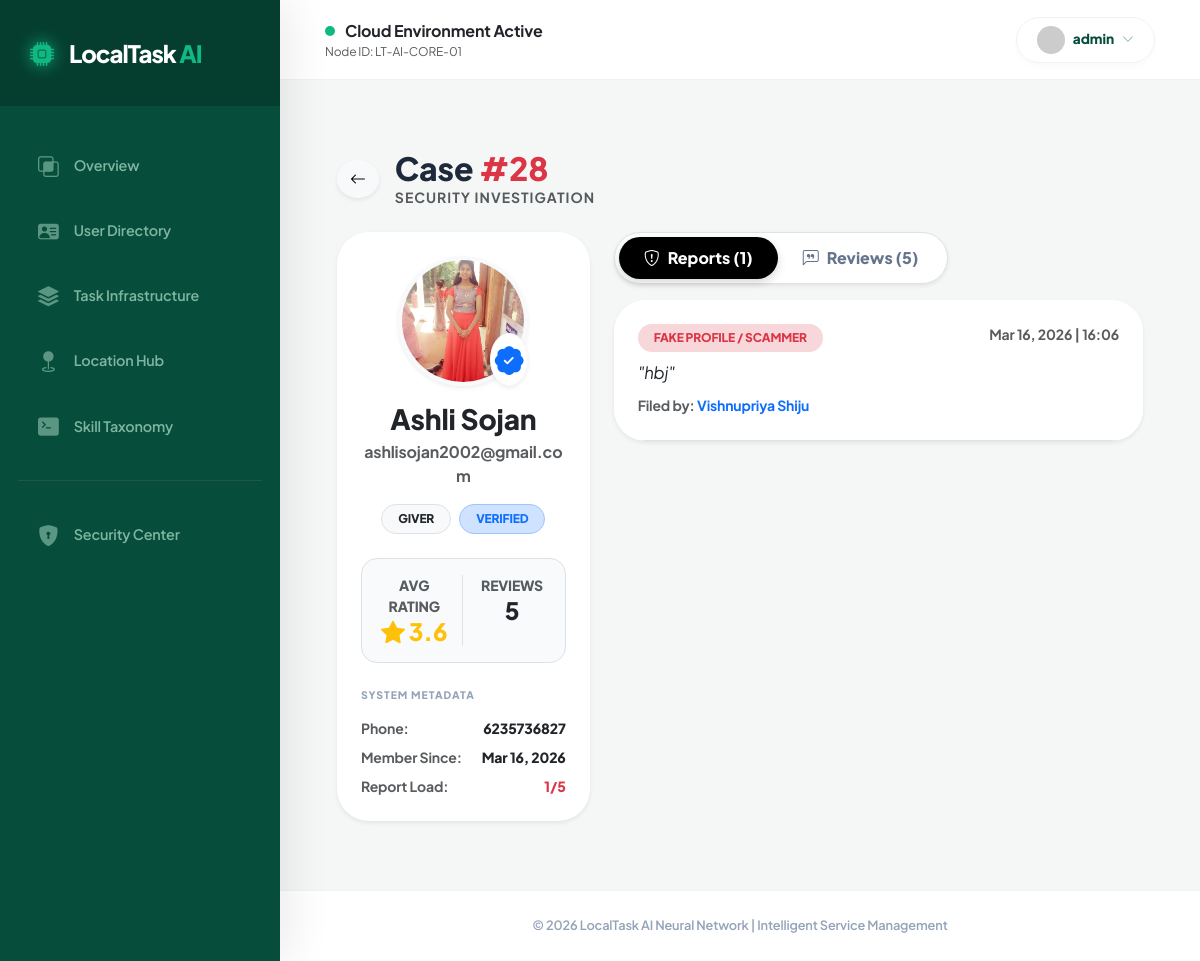
Screenshot of /admin-panel/investigate/28/ (signed in) with the database file from the repository.
### accounts/models.py (models this page shows, shortened)
class User(AbstractUser):
    name = models.CharField(max_length=100)
    email = models.EmailField(unique=True)
    phone = models.CharField(max_length=15)
    ROLE_CHOICES = (
        ('giver', 'Giver'),
        ('doer', 'Doer'),
        ('admin', 'Admin'),
    )
    role = models.CharField(max_length=10, choices=ROLE_CHOICES)
    adhar_photo = models.ImageField(upload_to='adhar_photos/', null=True, blank=True)
    photo = models.ImageField(upload_to='profile_photos/', null=True, blank=True)
    certificate_file = models.FileField(upload_to='certificates/', null=True, blank=True)
    verification_attempts = models.IntegerField(default=0)
    approval_status = models.CharField(max_length=20, default='pending')
    status = models.CharField(max_length=20, default='Active')
    verification_live_photo = models.ImageField(
    upload_to='verification/live_photos/',
    null=True,
    blank=True
)
    USERNAME_FIELD = 'email'
    REQUIRED_FIELDS = ['username', 'name']

class UserReport(models.Model):
    REPORT_REASONS = [
        ('fake', 'Fake Profile / Scammer'),
        ('harassment', 'Harassment or Rude Behavior'),
        ('payment', 'Payment Issues'),
        ('quality', 'Poor Work Quality / No Show'),
        ('no_show', 'Did Not Do/Finish Task'),
        ('other', 'Other'),
    ]
    reporter = models.ForeignKey(settings.AUTH_USER_MODEL, on_delete=models.CASCADE, related_name='reports_filed')
    reported_user = models.ForeignKey(settings.AUTH_USER_MODEL, on_delete=models.CASCADE, related_name='reports_received')
    reason = models.CharField(max_length=20, choices=REPORT_REASONS)
    description = models.TextField()
    created_at = models.DateTimeField(auto_now_add=True)
    is_resolved = models.BooleanField(default=False)

### adminpanel/views.py (the view, shortened to what this page needs)
# urls.py: path('investigate/<int:user_id>/', views.admin_investigate_user, name='admin_investigate_user'),
@login_required
@never_cache
@user_passes_test(is_admin)
def admin_investigate_user(request, user_id):
    target_user = get_object_or_404(User, id=user_id)
    reports = UserReport.objects.filter(reported_user=target_user).select_related('reporter').order_by('-created_at')
    reviews = Review.objects.filter(reviewee=target_user).select_related('reviewer').order_by('-created_at')
    stats = reviews.aggregate(
        avg=Avg('rating'),
        count=Count('id')
    )
    return render(request, 'adminpanel/investigate_user.html', {
        'target_user': target_user,
        'reports': reports,
        'report_count': reports.count(),
        'reviews': reviews,                         # Added this
        'avg_rating': stats['avg'] or 0,           # Added this
        'total_reviews': stats['count'] or 0       # Added this
    })

### adminpanel/views.py (called while the page is built)
def is_admin(user):
    return user.is_superuser

### adminpanel/templates/adminpanel/investigate_user.html (shortened to what this page needs)
{% extends 'adminpanel/base_admin.html' %}
{% block content %}
<link rel="stylesheet" href="https://cdnjs.cloudflare.com/ajax/libs/animate.css/4.1.1/animate.min.css"/>
<div class="container-fluid py-4 animate__animated animate__fadeIn">
    <div class="d-flex justify-content-between align-items-center mb-4">
        <div class="d-flex align-items-center">
            <a href="{% url 'admin_report_center' %}" class="btn btn-light rounded-circle me-3 shadow-sm transition"><i class="bi bi-arrow-left"></i></a>
            <div>
                <h2 class="fw-900 mb-0">Case <span class="text-danger">#{{ target_user.id }}</span></h2>
                <p class="text-muted small fw-bold mb-0 text-uppercase ls-1">Security Investigation</p>
            </div>
        </div>
    </div>
    <div class="row g-4">
        <div class="col-lg-4">
            <div class="card border-0 shadow-sm rounded-5 p-4 text-center bg-white h-100">
                <div class="position-relative d-inline-block mx-auto mb-3">
                    {% if target_user.photo %}
                        <img src="{{ target_user.photo.url }}" class="rounded-circle border border-4 border-light shadow-sm" width="130" height="130" style="object-fit: cover;">
                    {% else %}
                        <div class="rounded-circle bg-dark text-white d-flex align-items-center justify-content-center shadow-sm" style="width: 130px; height: 130px; font-size: 3.5rem; font-weight: 900;">
                            {{ target_user.name|slice:":1" }}
                        </div>
                    {% endif %}
                    {% if target_user.approval_status == 'Accepted' %}
                        <span class="position-absolute bottom-0 end-0 bg-white rounded-circle p-1 shadow-sm border border-light" title="Identity Verified">
                            <i class="bi bi-patch-check-fill text-primary" style="font-size: 1.8rem;"></i>
                        </span>
                    {% endif %}
                </div>
                <h3 class="fw-900 mb-1 text-dark">{{ target_user.name }}</h3>
                <p class="text-muted fw-bold mb-3">{{ target_user.email }}</p>
                <div class="d-flex justify-content-center gap-2 mb-4">
                    <span class="badge bg-light text-dark border rounded-pill px-3 py-2 fw-800 small">{{ target_user.role|upper }}</span>
                    {% if target_user.approval_status == 'Accepted' %}
                        <span class="badge bg-primary-subtle text-primary border border-primary-subtle rounded-pill px-3 py-2 fw-800 small">VERIFIED</span>
                    {% endif %}
                </div>
                <div class="bg-light-faint rounded-4 p-3 mb-4 border">
                    <div class="row text-center">
                        <div class="col-6 border-end">
                            <div class="small fw-800 text-muted text-uppercase">Avg Rating</div>
                            <div class="h4 fw-900 mb-0 text-warning"><i class="bi bi-star-fill me-1"></i>{{ avg_rating|floatformat:1 }}</div>
                        </div>
                        <div class="col-6">
                            <div class="small fw-800 text-muted text-uppercase">Reviews</div>
                            <div class="h4 fw-900 mb-0 text-dark">{{ total_reviews }}</div>
                        </div>
                    </div>
                </div>
                <div class="text-start">
                    <label class="text-muted-ls fw-800 text-uppercase mb-3 d-block">System Metadata</label>
                    <div class="d-flex justify-content-between mb-2">
                        <span class="text-muted fw-bold small">Phone:</span>
                        <span class="fw-800 text-dark small">{{ target_user.phone|default:"N/A" }}</span>
                    </div>
                    <div class="d-flex justify-content-between mb-2">
                        <span class="text-muted fw-bold small">Member Since:</span>
                        <span class="fw-800 text-dark small">{{ target_user.date_joined|date:"M d, Y" }}</span>
                    </div>
                    <div class="d-flex justify-content-between">
                        <span class="text-muted fw-bold text-danger small">Report Load:</span>
                        <span class="text-danger fw-900 small">{{ report_count }}/5</span>
                    </div>
                </div>
            </div>
        </div>
        <div class="col-lg-8">
            <ul class="nav nav-pills custom-pills mb-3 p-1 bg-white rounded-pill shadow-sm d-inline-flex border" id="pills-tab" role="tablist">
                <li class="nav-item" role="presentation">
                    <button class="nav-link active rounded-pill fw-800 px-4" id="pills-reports-tab" data-bs-toggle="pill" data-bs-target="#pills-reports" type="button" role="tab">
                        <i class="bi bi-shield-exclamation me-2"></i>Reports ({{ reports.count }})
                    </button>
                </li>
                <li class="nav-item" role="presentation">
                    <button class="nav-link rounded-pill fw-800 px-4" id="pills-reviews-tab" data-bs-toggle="pill" data-bs-target="#pills-reviews" type="button" role="tab">
                        <i class="bi bi-chat-left-quote me-2"></i>Reviews ({{ reviews.count }})
                    </button>
                </li>
            </ul>
            <div class="tab-content" id="pills-tabContent">
                <div class="tab-pane fade show active" id="pills-reports" role="tabpanel">
                    <div class="card border-0 shadow-sm rounded-5 bg-white overflow-hidden">
                        <div class="list-group list-group-flush">
                            {% for report in reports %}
                            <div class="list-group-item p-4 border-bottom transition-hover">
                                <div class="d-flex justify-content-between align-items-start mb-2">
                                    <span class="badge bg-danger-subtle text-danger rounded-pill px-3 py-2 fw-800 small text-uppercase">
                                        {{ report.get_reason_display }}
                                    </span>
                                    <small class="text-muted fw-bold">{{ report.created_at|date:"M d, Y | H:i" }}</small>
                                </div>
                                <p class="mb-2 text-dark fw-500 italic" style="line-height: 1.6; font-size: 1.05rem;">"{{ report.description }}"</p>
                                <div class="small text-muted fw-bold">
                                    Filed by: <span class="text-primary">{{ report.reporter.name }}</span>
                                </div>
                            </div>
                            {% empty %}
                            <div class="p-5 text-center text-muted py-5">
                                <i class="bi bi-shield-check display-1 opacity-25 text-success"></i>
                                <p class="mt-3 fw-bold">No active reports for this account.</p>
                            </div>
                            {% endfor %}
                        </div>
                    </div>
                </div>
            </div>
        </div>
    </div>
</div>
{% endblock %}

### adminpanel/templates/adminpanel/base_admin.html (shortened to what this page needs)
<!DOCTYPE html>
<html lang="en">
<head>
    <link href="https://cdn.jsdelivr.net/npm/bootstrap@5.3.0/dist/css/bootstrap.min.css" rel="stylesheet">
    <link rel="stylesheet" href="https://cdn.jsdelivr.net/npm/bootstrap-icons@1.11.0/font/bootstrap-icons.css">
</head>
<body>
<aside class="admin-sidebar">
    <div class="brand-section text-white">
        <i class="bi bi-cpu-fill me-3" style="color: var(--accent-emerald);"></i>
        <span>LocalTask <span style="color: var(--accent-emerald)">AI</span></span>
    </div>
    <div class="nav-group">
        <a href="{% url 'admin_dashboard' %}" class="admin-nav-link {% if request.resolver_match.url_name == 'admin_dashboard' %}active{% endif %}">
            <i class="bi bi-intersect"></i> Overview
        </a>
        <a href="{% url 'admin_user_management' %}" class="admin-nav-link {% if request.resolver_match.url_name == 'admin_user_management' %}active{% endif %}">
            <i class="bi bi-person-vcard-fill"></i> User Directory
        </a>
        <a href="{% url 'admin_task_management' %}" class="admin-nav-link {% if request.resolver_match.url_name == 'admin_task_management' %}active{% endif %}">
            <i class="bi bi-stack"></i> Task Infrastructure
        </a>
        <a href="{% url 'location_management' %}" class="admin-nav-link {% if request.resolver_match.url_name == 'location_management' %}active{% endif %}">
            <i class="bi bi-geo-fill"></i> Location Hub
        </a>
        <a href="{% url 'skill_management' %}" class="admin-nav-link {% if request.resolver_match.url_name == 'skill_management' %}active{% endif %}">
            <i class="bi bi-terminal-fill"></i> Skill Taxonomy
        </a>
        <div class="mt-4 pt-4 border-top border-secondary border-opacity-25">
            <a href="{% url 'admin_report_center' %}" class="admin-nav-link report-link {% if request.resolver_match.url_name == 'admin_report_center' %}active{% endif %}">
                <i class="bi bi-shield-lock-fill"></i> Security Center
            </a>
        </div>
    </div>
</aside>
<main class="admin-main">
    <header class="admin-header">
        <div class="system-summary d-flex flex-column">
            <div class="system-status">
                <div class="status-dot"></div>
                <span class="text-dark">Cloud Environment Active</span>
            </div>
            <span class="text-muted smaller fw-600" style="font-size: 0.75rem;">Node ID: LT-AI-CORE-01</span>
        </div>
        <div class="d-flex align-items-center gap-3">
            <div class="dropdown">
                <button class="admin-profile-btn d-flex align-items-center gap-2 border-0" data-bs-toggle="dropdown">
                    <img src="https://ui-avatars.com/api/?name={{ user.name }}&background=064e3b&color=fff" class="rounded-circle" width="28">
                    <span>{{ user.name }}</span>
                    <i class="bi bi-chevron-down small opacity-50"></i>
                </button>
            </div>
        </div>
    </header>
    <div class="content-body">
        {% block content %}{% endblock %}
    </div>
    <footer class="admin-footer">
        &copy; 2026 LocalTask AI Neural Network | Intelligent Service Management
    </footer>
</main>
</body>
</html>

### adminpanel/templates/adminpanel/base_admin.html (style rules this page uses)
:root { --admin-bg: #f4f7f6; --sidebar-dark: #064e3b; --accent-emerald: #10b981; --danger-soft: #fff1f2; --danger-main: #e11d48; --sidebar-width: 280px; --header-height: 80px; --glass-white: rgba(255, 255, 255, 0.95); }
body { font-family: 'Plus Jakarta Sans', sans-serif; background-color: var(--admin-bg); color: #1e293b; margin: 0; overflow-x: hidden; letter-spacing: -0.01em; }
.admin-sidebar { width: var(--sidebar-width); position: fixed; top: 0; bottom: 0; left: 0; z-index: 1050; background: var(--sidebar-dark); box-shadow: 10px 0 40px rgba(0, 0, 0, 0.08); display: flex; flex-direction: column; }
.brand-section { padding: 35px 30px; font-size: 1.5rem; font-weight: 800; letter-spacing: -1px; background: rgba(0, 0, 0, 0.2); display: flex; align-items: center; }
.brand-section i { filter: drop-shadow(0 0 8px var(--accent-emerald)); }
.nav-group { padding: 30px 18px; flex: 1; list-style: none; }
.admin-nav-link { color: rgba(209, 250, 229, 0.6); padding: 14px 20px; margin-bottom: 6px; display: flex; align-items: center; text-decoration: none; transition: all 0.3s cubic-bezier(0.4, 0, 0.2, 1); font-weight: 600; font-size: 0.9rem; border-radius: 14px; }
.admin-nav-link i { font-size: 1.3rem; margin-right: 15px; opacity: 0.7; }
.admin-main { margin-left: var(--sidebar-width); min-height: 100vh; display: flex; flex-direction: column; }
.admin-header { background: var(--glass-white); backdrop-filter: blur(15px); padding: 0 45px; height: var(--header-height); border-bottom: 1px solid rgba(0,0,0,0.05); display: flex; justify-content: space-between; align-items: center; position: sticky; top: 0; z-index: 1000; }
.system-status { display: flex; align-items: center; gap: 10px; font-weight: 700; }
.status-dot { width: 10px; height: 10px; background: var(--accent-emerald); border-radius: 50%; animation: pulse 2s infinite; }
.admin-profile-btn { background: #ffffff; border: 1px solid #edf2f7 !important; border-radius: 50px; padding: 8px 20px; font-weight: 800; font-size: 0.85rem; color: var(--sidebar-dark); box-shadow: 0 4px 6px rgba(0,0,0,0.02); transition: all 0.3s; }
.content-body { padding: 45px; flex: 1; animation: slideUp 0.6s cubic-bezier(0.16, 1, 0.3, 1); }
.admin-footer { padding: 25px 45px; background: white; border-top: 1px solid rgba(0,0,0,0.05); text-align: center; font-size: 0.8rem; font-weight: 600; color: #94a3b8; }

### adminpanel/templates/adminpanel/investigate_user.html (style rules this page uses)
.fw-900 { font-weight: 900 !important; }
.fw-800 { font-weight: 800 !important; }
.ls-1 { letter-spacing: 1px; }
.text-muted-ls { font-size: 0.65rem; color: #94a3b8; letter-spacing: 1px; }
.bg-light-faint { background-color: #f8fafc; }
.italic { font-style: italic; }
.custom-pills .nav-link { color: #64748b; transition: 0.3s; border: 1px solid transparent; }
.custom-pills .nav-link.active { background: #000; color: white; box-shadow: 0 4px 10px rgba(0,0,0,0.15); }
.transition { transition: all 0.2s ease; }

### rows the page displays
User: name "admin"
User: id "28", photo (picture), name "Ashli Sojan", email "ashlisojan2002@gmail.com", role "GIVER", phone "6235736827", date_joined "Mar 16, 2026"
UserReport: reason "FAKE PROFILE / SCAMMER", created_at|H "Mar 16, 2026 | 16:06", description "hbj", reporter.name "Vishnupriya Shiju"

### other values shown
{{ avg_rating|floatformat:1 }} "3.6"
{{ total_reviews }} "5"
{{ report_count }} "1"
{{ reports.count }} "1"
{{ reviews.count }} "5"
